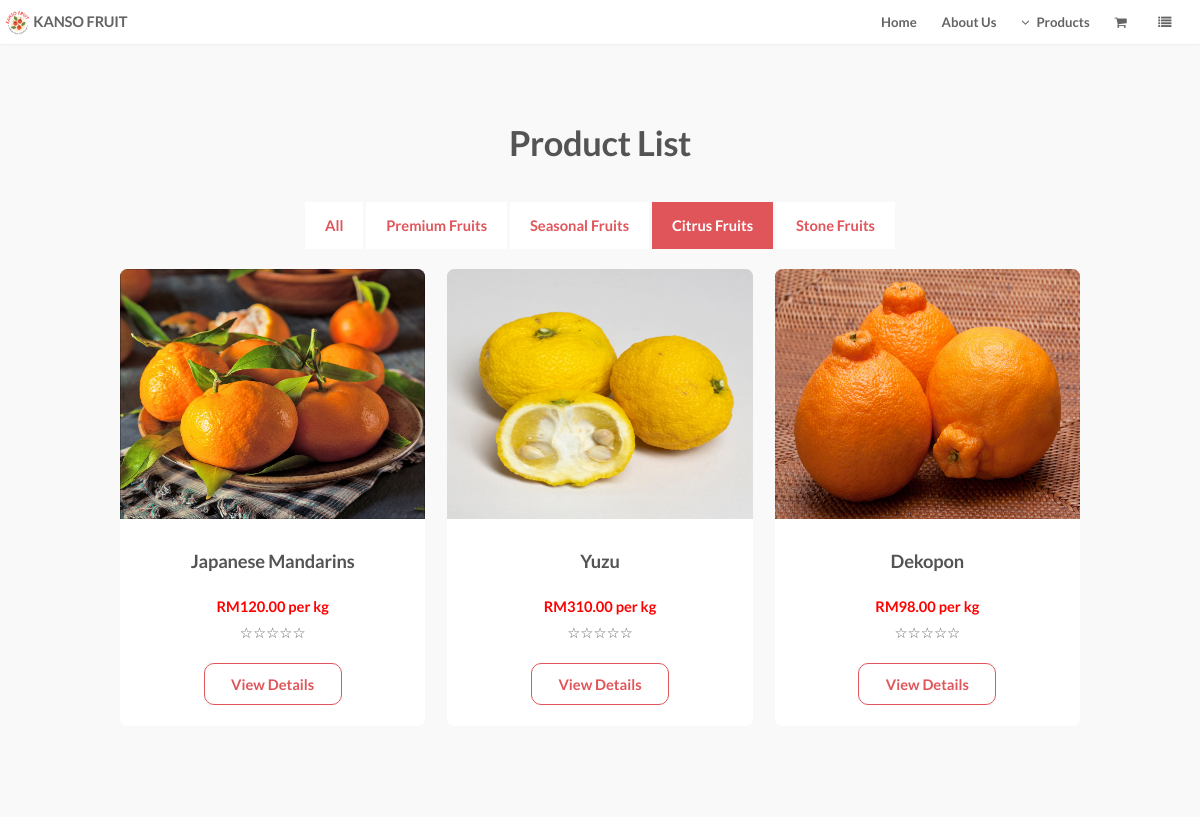
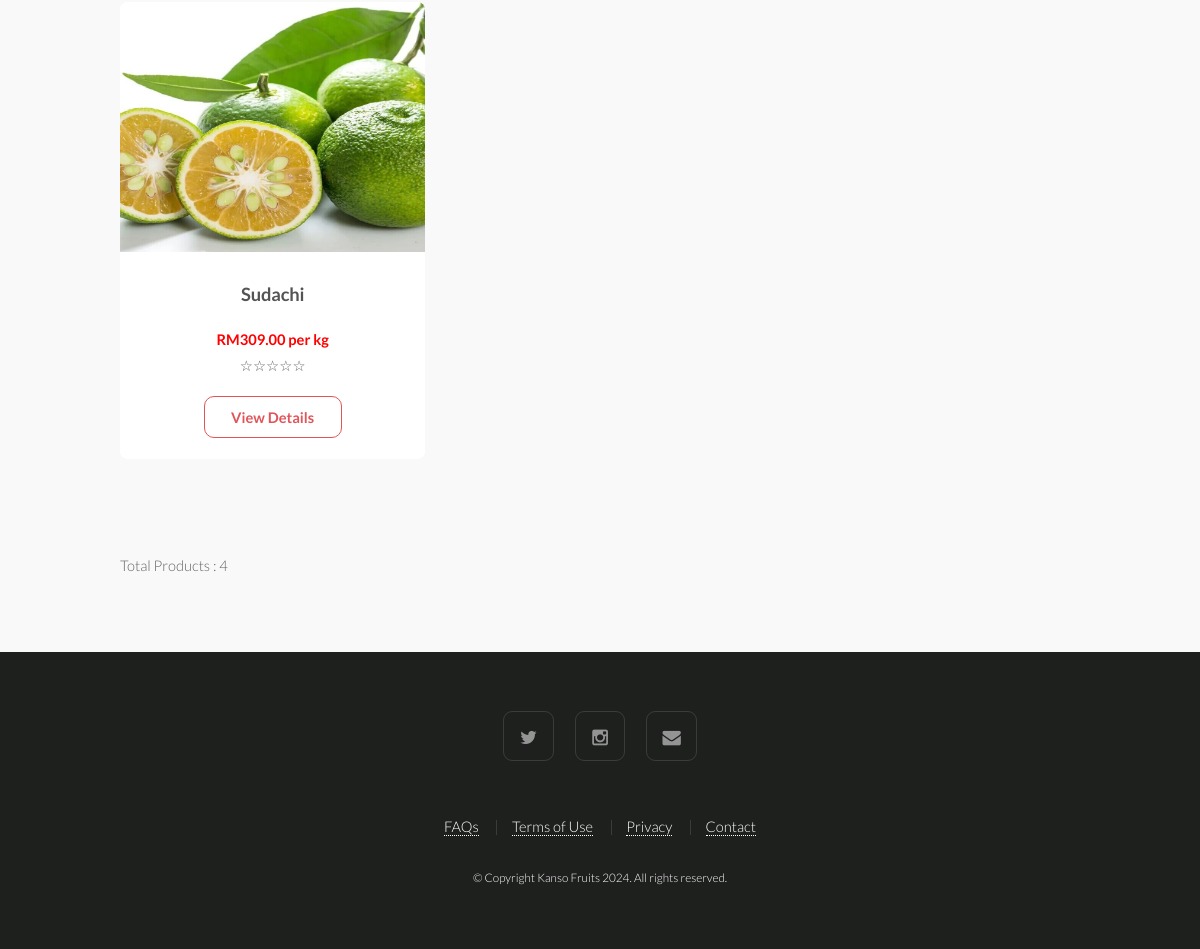
Screenshot of /customer_view_product_list3.php (signed in) with the database file from the repository (2 pictures, top to bottom).
### tables this page shows
CREATE TABLE `producttbl` (
  `product_id` int(11) NOT NULL,
  `product_name` varchar(200) NOT NULL,
  `product_description` text NOT NULL,
  `product_price` decimal(10,2) NOT NULL,
  `product_stock_level` int(5) NOT NULL,
  `product_date_created` date NOT NULL,
  `product_image` varchar(150) NOT NULL,
  `category_id` int(11) NOT NULL
);

### customer_view_product_list3.php (the view, shortened to what this page needs)
<?php
include("config.php");
?>
<!DOCTYPE HTML>
<html>
	<head>
	</head>
	<body>
			<header id="header" class="skel-layers-fixed">
				<div id="logo"><a href="index.html" style="text-decoration:none; outline:none; border:none;"><img src="images/logo.png" title="Kanso Fruits" alt="Kanso Fruits Logo"/></a></div>
				<h1><a href="index.html"> KANSO FRUIT</a></h1>
				<nav id="nav">
					<ul>
						<li><a href="index.php">Home</a></li>
						<li><a href="about_us.php">About Us</a></li>
						<li>
							<a href="" class="icon fa-angle-down">Products</a>
						</li>
						<li><a href="customer_view_cart.php" class="icon fa-shopping-cart"></a></li>
						<li>
							<a href="" class="icon fa-list"></a>
						</li>
					</ul>
				</nav>
			</header>
			<section id="three" class="wrapper style1">
			<div class="container">
					<header class="major">
						<h2>Product List</h2>
					</header>
					<p class="productlink">
						<a href="customer_view_product_list.php">All</a>
						<a href="customer_view_product_list1.php">Premium Fruits</a>
						<a href="customer_view_product_list2.php">Seasonal Fruits</a>
						<span style="background-color:#e0555a; color:#fff; font-weight:bold; padding:15px 20px; cursor:pointer;">Citrus Fruits</span>
						<a href="customer_view_product_list4.php">Stone Fruits</a>
					</p>
					<div class="row">
					<?php
					$get_product_list = mysqli_query($conn,"select * from producttbl,categorytbl WHERE producttbl.category_id = categorytbl.category_id AND categorytbl.category_id='4'");
					$count = mysqli_num_rows($get_product_list);
					while($prod_rec = mysqli_fetch_assoc($get_product_list))
					{
						if ($prod_rec["product_image"] == "None")
							{
								$filename = "product_image/default.png";
							}
							else
							{
								$filename = "product_image/".$prod_rec["product_image"];
							}
						$pid = $prod_rec["product_id"];
						$get_average = mysqli_query ($conn, "select avg(item_rating) as average_rating from itemtbl where product_id =$pid AND item_rating !=0");
						$rec = mysqli_fetch_assoc ($get_average);
						echo "<div class='product1'>";
							echo "<article class='box post'>";
								echo "<img src='".$filename."' class='image fit'>";
								echo "<h3>".$prod_rec['product_name']. "</h3>";
								echo "<p>";
								echo "<span style='color:red; font-weight:bold;'>RM".$prod_rec['product_price']." per kg</span>";
								echo "<br>";
								for ($x = 1; $x <=5 ; $x++)
								{
									if ($x <= number_format($rec["average_rating"],0))
									{
										echo "&#11088;";
									}
									else
									{
										echo "&#9734;";
									}
								}
								echo "<br><br>";
								echo "<a href='customer_view_product_detail.php?view_pk=".$prod_rec['product_id']."'>View Details</a>";
								echo "</p>";
							echo "</article>";
						echo "</div>";
					}
					?>
					</div>
				<?php
					echo "<p>Total Products : ".$count. "</p>";
				?>
				</div>
			</section>
			<footer id="footer">
				<ul class="icons">
					<li><a href="https://x.com/KansoFruit123" target="_blank" class="icon fa-twitter"><span class="label">Twitter</span></a></li>
					<li><a href="https://www.instagram.com/kansofruit/" target="_blank" class="icon fa-instagram"><span class="label">Instagram</span></a></li>
					<li><a href="mailto:kansofruit@gmail.com" class="icon fa-envelope"><span class="label">Envelope</span></a></li>
				</ul>
				<ul class="menu">
					<li><a href="faqs.php">FAQs</a></li>
					<li><a href="terms_of_use.php">Terms of Use</a></li>
					<li><a href="privacy_policy.php">Privacy</a></li>
					<li><a href="contactus.php">Contact</a></li>
				</ul>
				<span class="copyright">
					&copy; Copyright Kanso Fruits 2024. All rights reserved.
				</span>
			</footer>
	</body>
</html>

### css/style-xlarge.css (style rules this page uses)
body, input, select, textarea { font-size: 12pt; }

### css/style-large.css (style rules this page uses)
body, input, select, textarea { font-size: 11pt; }

### customer_view_product_list3.php (style rules this page uses)
.product1 { width:33.3333333333%; height:550px; }
.product1 img { width:100%; height:250px; }
.product1 a { text-decoration:none; outline:none; padding:0.8em 1.8em; border:1px solid #e0555a; border-radius:10px; font-weight:bold; }
p.productlink { text-align:center; margin:0px 0px 20px 0px; padding:10px; }
p.productlink a { font-weight:bold; padding:15px 20px; color:#e0555a; background-color:#fff; text-decoration:none; outline:none; border:none; }

### rows the page displays
producttbl: product_image (picture), product_name "Japanese Mandarins", product_price "120.00"
producttbl: product_image (picture), product_name "Yuzu", product_price "310.00"
producttbl: product_image (picture), product_name "Dekopon", product_price "98.00"
producttbl: product_image (picture), product_name "Sudachi", product_price "309.00"

### other values shown
$count "4"
